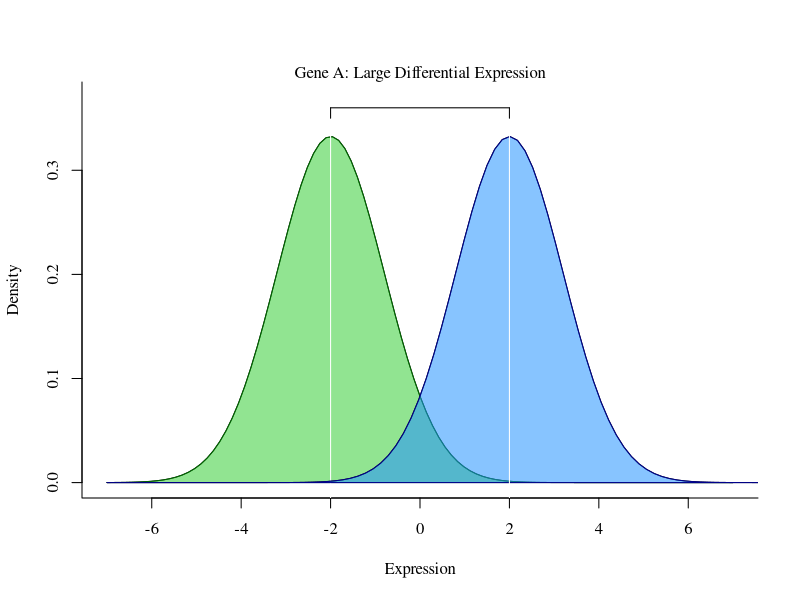
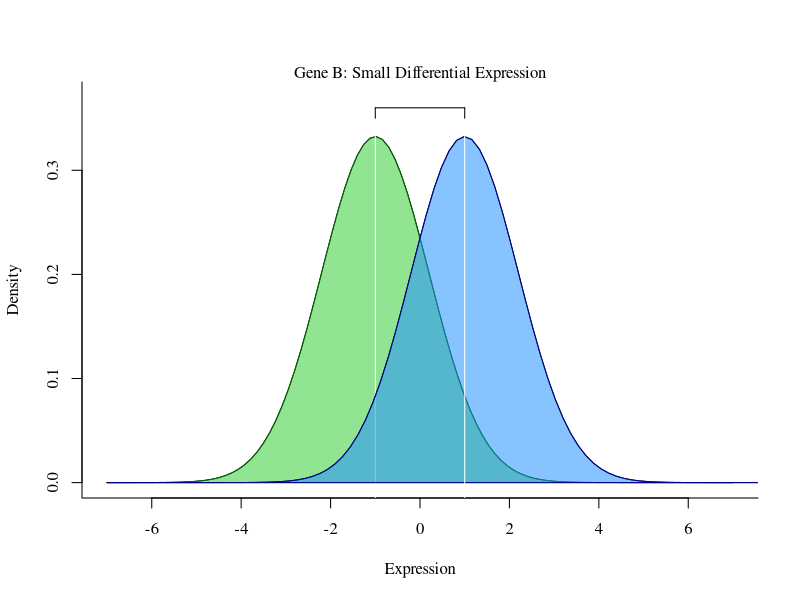
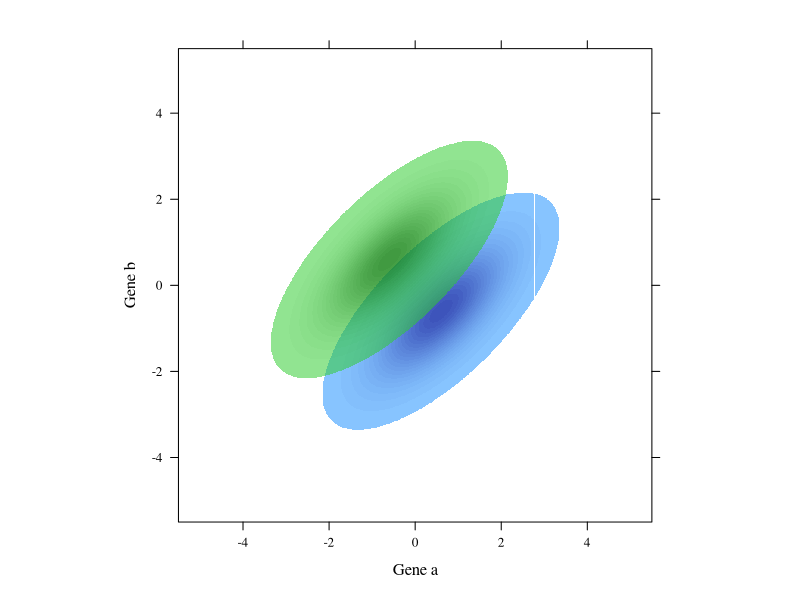
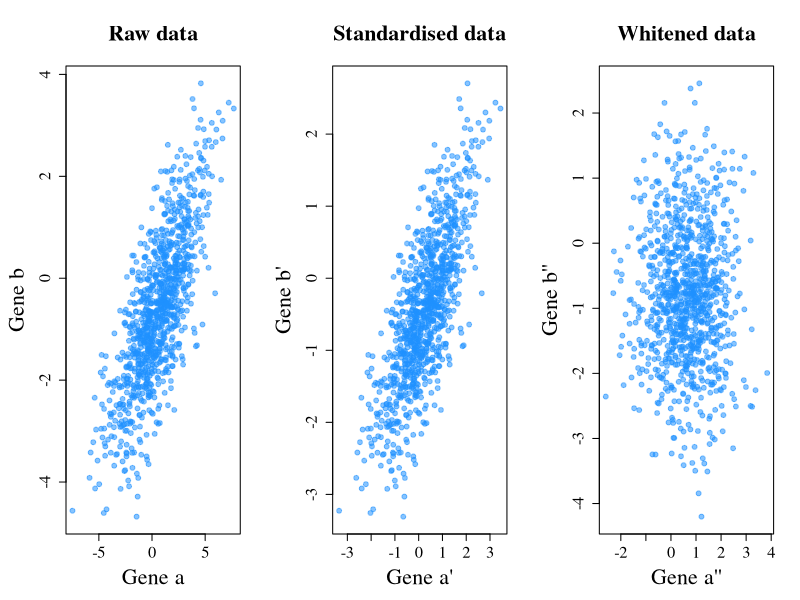
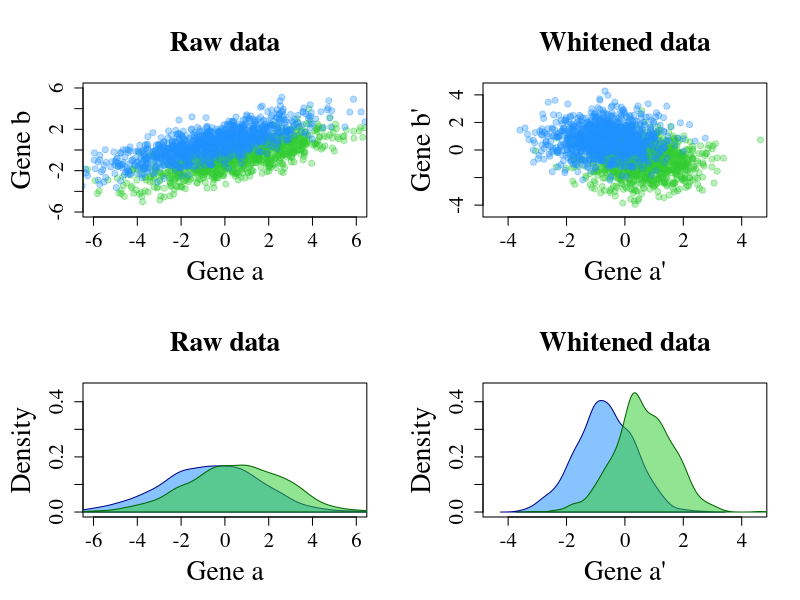

Recreate these plots in R, in order.
## ---- chunk 1
knitr::opts_chunk$set(echo = TRUE)
knitr::opts_chunk$set(dev = 'svg')
library(mvtnorm)
library(lattice)
library(latticeExtra)
library(expm)
## ---- chunk 2
par(family="serif")
# Large DE
polygon(curve(expr = dnorm(x, mean = -2, sd = 1.2), 
              from = -7, to = 7, ylab = "Density", 
              xlab="Expression", bty = "L", ylim = c(0,0.37)),
        border = "#006400", col = "#32CD3288")
abline(v = -2, col= "white")
par(new=TRUE)
polygon(curve(expr = dnorm(x, mean = 2, sd = 1.2), 
              from = -7, to = 10, ylab = "", xlim = c(-7,7),
              xlab="", bty = "n", axes=FALSE, ylim = c(0,0.37)),
        border = "#00008B", col = "#1E90FF88")
abline(v = 2, col= "white")
lines(x=c(-2,2), y = c(0.36, 0.36))
lines(x=c(-2,-2), y = c(0.36, 0.35))
lines(x=c(2,2), y = c(0.36, 0.35))
mtext(text = "Gene A: Large Differential Expression", side = 3)


# Small DE
polygon(curve(expr = dnorm(x, mean = -1, sd = 1.2), 
              from = -7, to = 7, ylab = "Density", 
              xlab="Expression", bty = "L", ylim = c(0,0.37)),
        border = "#006400", col = "#32CD3288")
abline(v = -1, col= "white")
par(new=TRUE)
polygon(curve(expr = dnorm(x, mean = 1, sd = 1.2), 
              from = -7, to = 10, ylab = "", xlim = c(-7,7),
              xlab="", bty = "n", axes=FALSE, ylim = c(0,0.37)),
        border = "#00008B", col = "#1E90FF88")
abline(v = 1, col= "white")
lines(x=c(-1,1), y = c(0.36, 0.36))
lines(x=c(-1,-1), y = c(0.36, 0.35))
lines(x=c(1,1), y = c(0.36, 0.35))
mtext(text = "Gene B: Small Differential Expression", side = 3)

## ---- chunk 3
par(family="serif")
blue <- function(x,y) dmvnorm(cbind(x,y),c(0.6,-0.6),matrix(c(1,0.7,0.7,1),ncol=2))
green <- function(x,y) dmvnorm(cbind(x,y),c(-0.6,0.6),matrix(c(1,0.7,0.7,1),ncol=2))

precision <- 1000

colblue <- colorRamp(c("#1E90FF88","#00008BDD"), alpha = T)(seq(0,1,0.001))
colgreen <- colorRamp(c("#32CD3288","#006400DD"), alpha = T)(seq(0,1,0.001))

bmat <- outer(seq(-5, 5, length=precision), seq(-5, 5, length=precision), blue)
gmat <- outer(seq(-5, 5, length=precision), seq(-5, 5, length=precision), green)


blueplot <- contourplot(bmat, at=seq(.005,.3,.01),
          row.values =  seq(-5, 5, length=precision), 
          column.values = seq(-5, 5, length=precision),
          region=T, labels = F,
          contour = F,
          col = "white",
          colorkey = F,
          col.regions = rgb(colblue[,1:3], 
                            alpha = colblue[,4],
                            maxColorValue = 255),
          xlab = "Gene a", ylab= "Gene b", 
          par.settings=list(axis.text=list(fontfamily="serif"),
                            par.xlab.text=list(fontfamily="serif"),
                            par.ylab.text=list(fontfamily="serif"),
                            par.main.text=list(fontfamily="serif"),
                            par.sub.text=list(fontfamily="serif")))

greenplot <- contourplot(gmat, at=seq(.005,.3,.01),
          row.values =  seq(-5, 5, length=precision), 
          column.values = seq(-5, 5, length=precision),
          region=T, labels = F,
          contour = F,
          col = "white",
          col.regions = rgb(colgreen[,1:3], 
                            alpha = colgreen[,4],
                            maxColorValue = 255))

print(blueplot + as.layer(greenplot))

## ---- chunk 4
par(mfrow=c(1,3), family = "serif", mar = c(5,5,5,2))

# Covariance matrix
sigma <- matrix(c(5,2.4,2.4,2),ncol=2)
# Generate raw data
df <- rmvnorm(1000,c(0.6,-0.6),sigma)
plot(data.frame(df), xlab = "Gene a", ylab = "Gene b", main = "Raw data", 
     pch=19, col = "#1E90FF88", cex.lab=2, cex.main=2, cex.axis=1.5)

# Extract variance diagonal matrix and standardise data
V <- diag(diag(sigma))
dfstd <- data.frame(t(solve(sqrt(V))%*%t(df)))
plot(dfstd, xlab = "Gene a'", ylab = "Gene b'", main = "Standardised data",
     pch=19, col = "#1E90FF88", cex.lab=2, cex.main=2, cex.axis=1.5)

# Perform ZCA-cor whitening (see paper) to decorrelate data
P <- solve(sqrt(V))%*%sigma%*%solve(sqrt(V))
W <- solve(sqrtm(P))%*%solve(sqrtm(V))
dfwhite <- data.frame(t(W%*%t(df)))
plot(dfwhite, xlab = "Gene a''", ylab = "Gene b''", main = "Whitened data",
     pch=19, col = "#1E90FF88", cex.lab=2, cex.main=2, cex.axis=1.5)

## ---- chunk 5
par(mfrow=c(2,2), family = "serif", mar=c(5,5,5,2))
set.seed(3665364)
# Covariance matrix
sigma <- matrix(c(5,2.4,2.4,2),ncol=2)
# Generate raw data
df <- data.frame(rbind(rmvnorm(1000,c(0.6,-0.6),sigma),
                       rmvnorm(1000,c(-0.6,0.6),sigma)),
                 colour=rep(c("#32CD3255", "#1E90FF55"), each=1000), 
                 stringsAsFactors=F)
with(df, plot(X1, X2, xlab = "Gene a", ylab = "Gene b", main = "Raw data", 
              xlim=c(-6,6), ylim=c(-6,6), pch=19, col = colour, cex.lab=2, 
              cex.main=2, cex.axis=1.5))

# Perform ZCA-cor whitening (see paper) to decorrelate data
V <- diag(diag(sigma))
P <- solve(sqrt(V))%*%sigma%*%solve(sqrt(V))
W <- solve(sqrtm(P))%*%solve(sqrtm(V))
dfwhite <- data.frame(t(W%*%t(as.matrix(df[,1:2]))),
                      colour=rep(c("#32CD3255", "#1E90FF55"), each=1000), 
                      stringsAsFactors=F)
with(dfwhite, plot(X1, X2, xlab = "Gene a'", ylab = "Gene b'", xlim=c(-4.5,4.5), 
                   ylim=c(-4.5,4.5), main = "Whitened data", pch=19, col = colour, 
                   cex.lab=2, cex.main=2, cex.axis=1.5))

# plot marginal gene A Raw Data
plot(NA, ylim=c(0,0.45), xlim=c(-6,6), xlab = "Gene a", ylab = "Density", main = "Raw data",
     cex.lab=2, cex.main=2, cex.axis=1.5)
polygon(density(df$X1[1001:2000]), col = "#1E90FF88", border = "#00008B")
polygon(density(df$X1[1:1000]), col = "#32CD3288", border = "#006400")


# plot marginal gene A Whitened Data
plot(NA, ylim=c(0,0.45), xlim=c(-4.5,4.5), xlab = "Gene a'", ylab = "Density", 
     main = "Whitened data", cex.lab=2, cex.main=2, cex.axis=1.5)
polygon(density(dfwhite$X1[1001:2000]), col = "#1E90FF88", border = "#00008B")
polygon(density(dfwhite$X1[1:1000]), col = "#32CD3288", border = "#006400")
